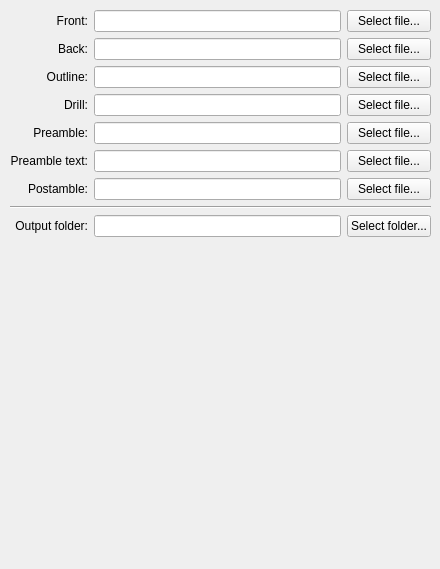
        <widget class="QWidget" name="tab_3">
         <attribute name="title">
          <string>Input/output</string>
         </attribute>
         <widget class="QWidget" name="gridLayoutWidget">
          <property name="geometry">
           <rect>
            <x>10</x>
            <y>10</y>
            <width>421</width>
            <height>550</height>
           </rect>
          </property>
          <layout class="QGridLayout" name="inputFilesGridLayout">
           <item row="5" column="1">
            <widget class="QLineEdit" name="preambletextLineEdit">
             <property name="toolTip">
              <string>&lt;html&gt;&lt;head/&gt;&lt;body&gt;&lt;p&gt;Gcode text preamble file, inserted at the very beginning (before the preamble) as a comment. All the rounded parenthesis will be converted to angled parenthesis (due to gcode's comments limitations). You can use this to include the license header at the top of the gcode output files&lt;/p&gt;&lt;/body&gt;&lt;/html&gt;</string>
             </property>
            </widget>
           </item>
           <item row="5" column="2">
            <widget class="QPushButton" name="preambletextPushButton">
             <property name="toolTip">
              <string>&lt;html&gt;&lt;head/&gt;&lt;body&gt;&lt;p&gt;Gcode text preamble file, inserted at the very beginning (before the preamble) as a comment. All the rounded parenthesis will be converted to angled parenthesis (due to gcode's comments limitations). You can use this to include the license header at the top of the gcode output files&lt;/p&gt;&lt;/body&gt;&lt;/html&gt;</string>
             </property>
             <property name="text">
              <string>Select file...</string>
             </property>
            </widget>
           </item>
           <item row="1" column="2">
            <widget class="QPushButton" name="backPushButton">
             <property name="toolTip">
              <string>&lt;html&gt;&lt;head/&gt;&lt;body&gt;&lt;p&gt;Engrave the front side according to the given file&lt;/p&gt;&lt;/body&gt;&lt;/html&gt;</string>
             </property>
             <property name="text">
              <string>Select file...</string>
             </property>
            </widget>
           </item>
           <item row="0" column="1">
            <widget class="QLineEdit" name="frontLineEdit">
             <property name="toolTip">
              <string>&lt;html&gt;&lt;head/&gt;&lt;body&gt;&lt;p&gt;Engrave the front side according to the given file&lt;/p&gt;&lt;/body&gt;&lt;/html&gt;</string>
             </property>
            </widget>
           </item>
           <item row="0" column="2">
            <widget class="QPushButton" name="frontPushButton">
             <property name="toolTip">
              <string>&lt;html&gt;&lt;head/&gt;&lt;body&gt;&lt;p&gt;Engrave the front side according to the given file&lt;/p&gt;&lt;/body&gt;&lt;/html&gt;</string>
             </property>
             <property name="text">
              <string>Select file...</string>
             </property>
            </widget>
           </item>
           <item row="3" column="1">
            <widget class="QLineEdit" name="drillLineEdit">
             <property name="toolTip">
              <string>&lt;html&gt;&lt;head/&gt;&lt;body&gt;&lt;p&gt;Convert the given file (containing drill sizes and positions) to G-code&lt;/p&gt;&lt;/body&gt;&lt;/html&gt;</string>
             </property>
            </widget>
           </item>
           <item row="3" column="2">
            <widget class="QPushButton" name="drillPushButton">
             <property name="toolTip">
              <string>&lt;html&gt;&lt;head/&gt;&lt;body&gt;&lt;p&gt;Convert the given file (containing drill sizes and positions) to G-code&lt;/p&gt;&lt;/body&gt;&lt;/html&gt;</string>
             </property>
             <property name="text">
              <string>Select file...</string>
             </property>
            </widget>
           </item>
           <item row="4" column="2">
            <widget class="QPushButton" name="preamblePushButton">
             <property name="toolTip">
              <string>&lt;html&gt;&lt;head/&gt;&lt;body&gt;&lt;p&gt;Gcode preamble file, inserted at the very beginning&lt;/p&gt;&lt;/body&gt;&lt;/html&gt;</string>
             </property>
             <property name="text">
              <string>Select file...</string>
             </property>
            </widget>
           </item>
           <item row="2" column="2">
            <widget class="QPushButton" name="outlinePushButton">
             <property name="toolTip">
              <string>&lt;html&gt;&lt;head/&gt;&lt;body&gt;&lt;p&gt;Cut out the board to the shape exposed in the given file. Typically, there is only a polygon in this gerber file. Alternatively, this file can contain a closed line chain (see outline -&amp;gt; fill-outline)&lt;/p&gt;&lt;/body&gt;&lt;/html&gt;</string>
             </property>
             <property name="text">
              <string>Select file...</string>
             </property>
            </widget>
           </item>
           <item row="2" column="0">
            <widget class="QLabel" name="outlinLabel">
             <property name="toolTip">
              <string>&lt;html&gt;&lt;head/&gt;&lt;body&gt;&lt;p&gt;Cut out the board to the shape exposed in the given file. Typically, there is only a polygon in this gerber file. Alternatively, this file can contain a closed line chain (see outline -&amp;gt; fill-outline)&lt;/p&gt;&lt;/body&gt;&lt;/html&gt;</string>
             </property>
             <property name="text">
              <string>Outline:</string>
             </property>
             <property name="alignment">
              <set>Qt::AlignRight|Qt::AlignTrailing|Qt::AlignVCenter</set>
             </property>
             <property name="buddy">
              <cstring>outlineLineEdit</cstring>
             </property>
            </widget>
           </item>
           <item row="1" column="0">
            <widget class="QLabel" name="backLabel">
             <property name="toolTip">
              <string>&lt;html&gt;&lt;head/&gt;&lt;body&gt;&lt;p&gt;Engrave the front side according to the given file&lt;/p&gt;&lt;/body&gt;&lt;/html&gt;</string>
             </property>
             <property name="text">
              <string>Back:</string>
             </property>
             <property name="alignment">
              <set>Qt::AlignRight|Qt::AlignTrailing|Qt::AlignVCenter</set>
             </property>
             <property name="buddy">
              <cstring>backLineEdit</cstring>
             </property>
            </widget>
           </item>
           <item row="6" column="2">
            <widget class="QPushButton" name="postamblePushButton">
             <property name="toolTip">
              <string>&lt;html&gt;&lt;head/&gt;&lt;body&gt;&lt;p&gt;Gcode postamble file, inserted before M9 and M2&lt;/p&gt;&lt;/body&gt;&lt;/html&gt;</string>
             </property>
             <property name="text">
              <string>Select file...</string>
             </property>
            </widget>
           </item>
           <item row="8" column="0">
            <widget class="QLabel" name="outputDirLabel">
             <property name="toolTip">
              <string>&lt;html&gt;&lt;head/&gt;&lt;body&gt;&lt;p&gt;Output folder where the output files will be created&lt;/p&gt;&lt;/body&gt;&lt;/html&gt;</string>
             </property>
             <property name="text">
              <string>Output folder:</string>
             </property>
             <property name="alignment">
              <set>Qt::AlignRight|Qt::AlignTrailing|Qt::AlignVCenter</set>
             </property>
             <property name="buddy">
              <cstring>outputDirLineEdit</cstring>
             </property>
            </widget>
           </item>
           <item row="0" column="0">
            <widget class="QLabel" name="frontLabel">
             <property name="toolTip">
              <string>&lt;html&gt;&lt;head/&gt;&lt;body&gt;&lt;p&gt;Engrave the front side according to the given file&lt;/p&gt;&lt;/body&gt;&lt;/html&gt;</string>
             </property>
             <property name="text">
              <string>Front:</string>
             </property>
             <property name="alignment">
              <set>Qt::AlignRight|Qt::AlignTrailing|Qt::AlignVCenter</set>
             </property>
             <property name="buddy">
              <cstring>frontLineEdit</cstring>
             </property>
            </widget>
           </item>
           <item row="4" column="0">
            <widget class="QLabel" name="preambleLabel">
             <property name="toolTip">
              <string>&lt;html&gt;&lt;head/&gt;&lt;body&gt;&lt;p&gt;Gcode preamble file, inserted at the very beginning&lt;/p&gt;&lt;/body&gt;&lt;/html&gt;</string>
             </property>
             <property name="text">
              <string>Preamble:</string>
             </property>
             <property name="alignment">
              <set>Qt::AlignRight|Qt::AlignTrailing|Qt::AlignVCenter</set>
             </property>
             <property name="buddy">
              <cstring>preambleLineEdit</cstring>
             </property>
            </widget>
           </item>
           <item row="4" column="1">
            <widget class="QLineEdit" name="preambleLineEdit">
             <property name="toolTip">
              <string>&lt;html&gt;&lt;head/&gt;&lt;body&gt;&lt;p&gt;Gcode preamble file, inserted at the very beginning&lt;/p&gt;&lt;/body&gt;&lt;/html&gt;</string>
             </property>
            </widget>
           </item>
           <item row="8" column="2">
            <widget class="QPushButton" name="outputDirPushButton">
             <property name="toolTip">
              <string>&lt;html&gt;&lt;head/&gt;&lt;body&gt;&lt;p&gt;Output folder where the output files will be created&lt;/p&gt;&lt;/body&gt;&lt;/html&gt;</string>
             </property>
             <property name="text">
              <string>Select folder...</string>
             </property>
            </widget>
           </item>
           <item row="6" column="0">
            <widget class="QLabel" name="postambleLabel">
             <property name="toolTip">
              <string>&lt;html&gt;&lt;head/&gt;&lt;body&gt;&lt;p&gt;Gcode postamble file, inserted before M9 and M2&lt;/p&gt;&lt;/body&gt;&lt;/html&gt;</string>
             </property>
             <property name="text">
              <string>Postamble:</string>
             </property>
             <property name="alignment">
              <set>Qt::AlignRight|Qt::AlignTrailing|Qt::AlignVCenter</set>
             </property>
             <property name="buddy">
              <cstring>postambleLineEdit</cstring>
             </property>
            </widget>
           </item>
           <item row="6" column="1">
            <widget class="QLineEdit" name="postambleLineEdit">
             <property name="toolTip">
              <string>&lt;html&gt;&lt;head/&gt;&lt;body&gt;&lt;p&gt;Gcode postamble file, inserted before M9 and M2&lt;/p&gt;&lt;/body&gt;&lt;/html&gt;</string>
             </property>
            </widget>
           </item>
           <item row="2" column="1">
            <widget class="QLineEdit" name="outlineLineEdit">
             <property name="toolTip">
              <string>&lt;html&gt;&lt;head/&gt;&lt;body&gt;&lt;p&gt;Cut out the board to the shape exposed in the given file. Typically, there is only a polygon in this gerber file. Alternatively, this file can contain a closed line chain (see outline -&amp;gt; fill-outline)&lt;/p&gt;&lt;/body&gt;&lt;/html&gt;</string>
             </property>
            </widget>
           </item>
           <item row="5" column="0">
            <widget class="QLabel" name="preambletextLabel">
             <property name="toolTip">
              <string>&lt;html&gt;&lt;head/&gt;&lt;body&gt;&lt;p&gt;Gcode text preamble file, inserted at the very beginning (before the preamble) as a comment. All the rounded parenthesis will be converted to angled parenthesis (due to gcode's comments limitations). You can use this to include the license header at the top of the gcode output files&lt;/p&gt;&lt;/body&gt;&lt;/html&gt;</string>
             </property>
             <property name="text">
              <string>Preamble text:</string>
             </property>
             <property name="alignment">
              <set>Qt::AlignRight|Qt::AlignTrailing|Qt::AlignVCenter</set>
             </property>
             <property name="buddy">
              <cstring>preambletextLineEdit</cstring>
             </property>
            </widget>
           </item>
           <item row="1" column="1">
            <widget class="QLineEdit" name="backLineEdit">
             <property name="toolTip">
              <string>&lt;html&gt;&lt;head/&gt;&lt;body&gt;&lt;p&gt;Engrave the front side according to the given file&lt;/p&gt;&lt;/body&gt;&lt;/html&gt;</string>
             </property>
            </widget>
           </item>
           <item row="8" column="1">
            <widget class="QLineEdit" name="outputDirLineEdit">
             <property name="toolTip">
              <string>&lt;html&gt;&lt;head/&gt;&lt;body&gt;&lt;p&gt;Output folder where the output files will be created&lt;/p&gt;&lt;/body&gt;&lt;/html&gt;</string>
             </property>
            </widget>
           </item>
           <item row="3" column="0">
            <widget class="QLabel" name="drillLabel">
             <property name="toolTip">
              <string>&lt;html&gt;&lt;head/&gt;&lt;body&gt;&lt;p&gt;Convert the given file (containing drill sizes and positions) to G-code&lt;/p&gt;&lt;/body&gt;&lt;/html&gt;</string>
             </property>
             <property name="text">
              <string>Drill:</string>
             </property>
             <property name="alignment">
              <set>Qt::AlignRight|Qt::AlignTrailing|Qt::AlignVCenter</set>
             </property>
             <property name="buddy">
              <cstring>drillLineEdit</cstring>
             </property>
            </widget>
           </item>
           <item row="7" column="0" colspan="3">
            <widget class="Line" name="line">
             <property name="orientation">
              <enum>Qt::Horizontal</enum>
             </property>
            </widget>
           </item>
           <item row="9" column="0" colspan="3">
            <spacer name="verticalSpacer_2">
             <property name="orientation">
              <enum>Qt::Vertical</enum>
             </property>
             <property name="sizeHint" stdset="0">
              <size>
               <width>20</width>
               <height>40</height>
              </size>
             </property>
            </spacer>
           </item>
          </layout>
         </widget>
        </widget>
